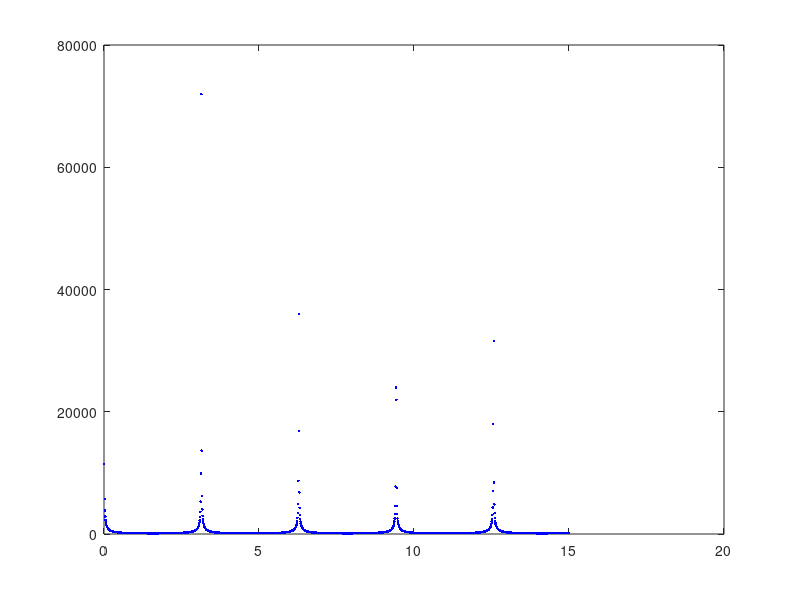

The MATLAB source for this figure:
close all;
clear all;
clc;

Time = 0.0;
dt = 0.01;


figure

while Time < 15
   
    theta = sin(Time);
    ang = theta*pi/180;

    c = cos(ang);
    s = sin(ang);

    a = [1;0;0];
    R = [c -s 0; s c 0; 0 0 1];
    b = R*a;

    axb = cross(a,b);

    k = axb/norm(axb);

    Q1 = [0.1;0.1;0.1]*10;
    Q2 = [-0.1;-0.1;-0.1]*10;

    n_1 = cross(a,k);
    n_2 = cross(b,k);


    C1 = (Q1'+ (Q2-Q1)'*n_2*a'/(n_2'*a))';
    C2 = -(Q1'- (Q1-Q2)'*n_1*b'/(n_1'*b))';

    k_p = cross(C1,k);

    delta = norm(k_p);
    
    plot(Time, delta, '-b.');
    hold on
    
    pause(dt)
    
    Time = Time + dt;
    
end








